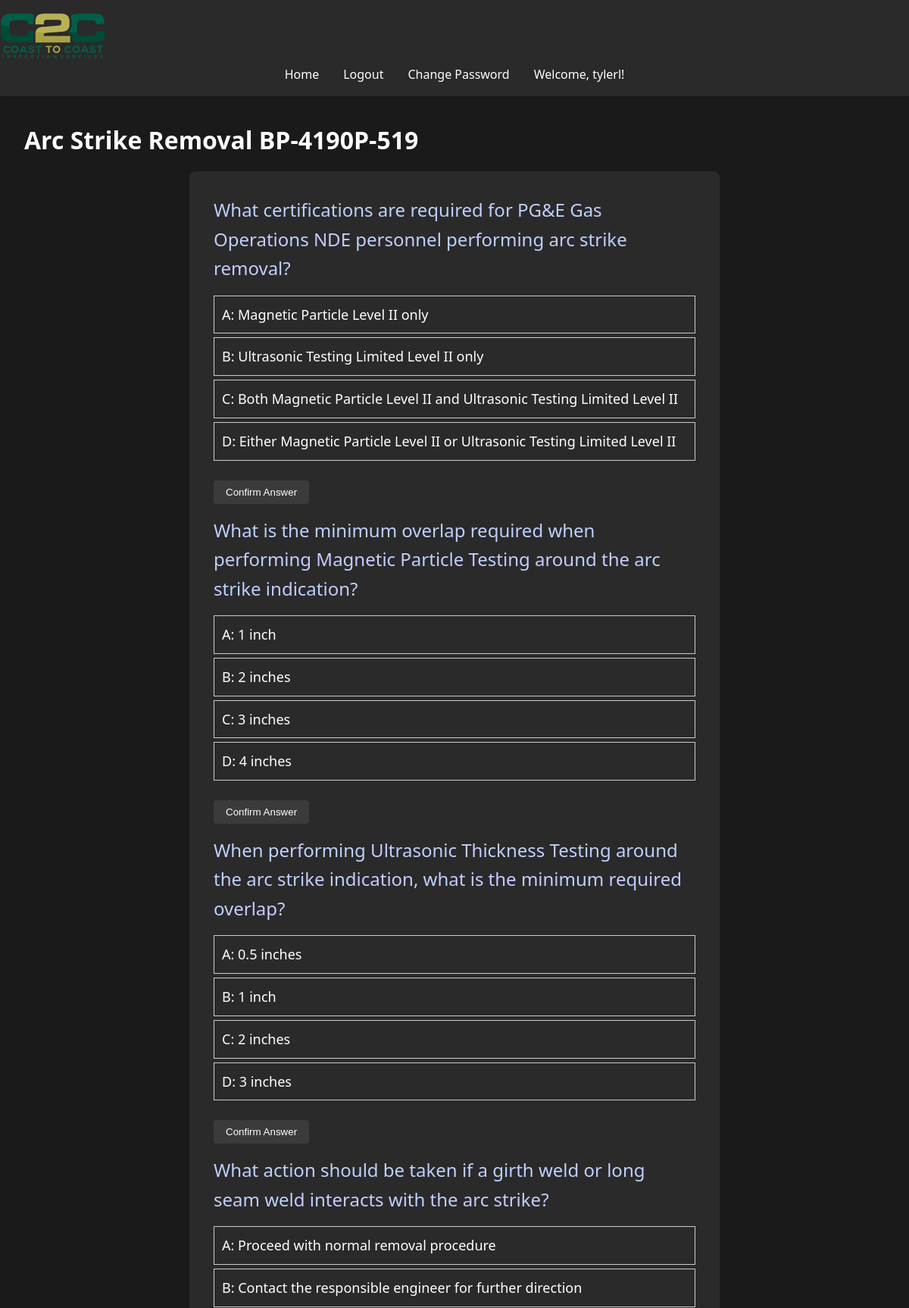
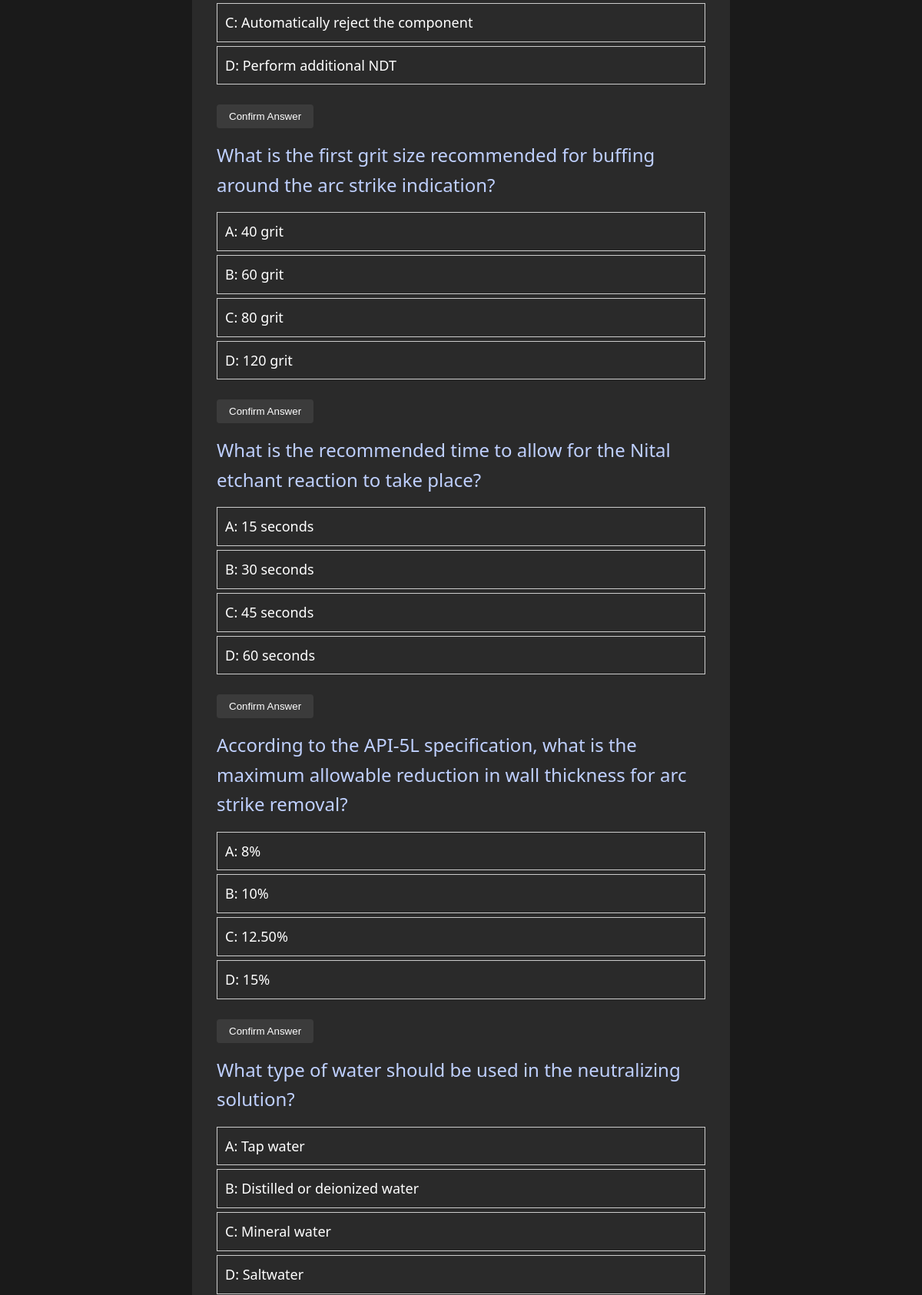
The page /take_exam/3 (signed in, upper part) on the database its author committed (2 pictures, top to bottom).
### models.py (models this page shows, shortened)
class User(UserMixin, db.Model):
    id = db.Column(db.Integer, primary_key=True)
    username = db.Column(db.String(80), unique=True, nullable=False)
    password = db.Column(db.String(120), nullable=False)
    is_admin = db.Column(db.Boolean, default=False)
    exam_results = db.relationship('ExamResult', back_populates='user', lazy=True, cascade="all, delete-orphan")
    accesses = db.relationship('ExamAccess', back_populates='user', lazy=True, cascade="all, delete-orphan")
    access_requests = db.relationship('ExamAccessRequest', back_populates='user', lazy=True, cascade="all, delete-orphan")

class Exam(db.Model):
    __tablename__ = 'exam'
    id = db.Column(db.Integer, primary_key=True)
    title = db.Column(db.String(100), nullable=False)
    question_count = db.Column(db.Integer, nullable=False, default=10)
    exam_results = relationship('ExamResult', back_populates='exam', cascade='all, delete-orphan')
    questions = relationship('Question', back_populates='exam', cascade='all, delete-orphan')
    accesses = db.relationship('ExamAccess', back_populates='exam', lazy=True, cascade="all, delete-orphan")
    access_requests = db.relationship('ExamAccessRequest', back_populates='exam', lazy=True, cascade="all, delete-orphan")

class Question(db.Model):
    __tablename__ = 'question'
    id = db.Column(db.Integer, primary_key=True)
    content = db.Column(db.String(500), nullable=False)
    option_a = db.Column(db.String(200), nullable=False)
    option_b = db.Column(db.String(200), nullable=False)
    option_c = db.Column(db.String(200), nullable=True)
    option_d = db.Column(db.String(200), nullable=True)
    correct_answer = db.Column(db.String(1), nullable=False)
    exam_id = db.Column(db.Integer, db.ForeignKey('exam.id'), nullable=False)
    exam = db.relationship('Exam', back_populates='questions')
    missed_questions = db.relationship('MissedQuestion', back_populates='question', lazy=True)

### app.py (the view, shortened to what this page needs)
@app.route('/take_exam/<int:exam_id>', methods=['GET', 'POST'])
@login_required
def take_exam(exam_id):
    exam_access = ExamAccess.query.filter_by(user_id=current_user.id, exam_id=exam_id).first()
    if not exam_access or not exam_access.is_accessible:
        flash('You do not have access to this exam.', 'error')
        return redirect(url_for('home'))
    exam = Exam.query.get_or_404(exam_id)
    if 'answers' not in session:
        session['answers'] = {}
    questions = exam.questions
    return render_template('take_exam.html',
                           exam=exam,
                           questions=questions,
                           answers=session['answers'])

### app.py (called while the page is built)
@app.before_request
def reset_session_on_navigation():
    exam_endpoints = ['take_exam', 'submit_exam']
    current_endpoint = request.endpoint
    if current_endpoint is None:
        return

@app.context_processor
def utility_processor():
    def format_pacific_time(utc_dt):
        pacific_time = utc_to_pacific(utc_dt)
        return pacific_time.strftime('%Y-%m-%d %I:%M:%S %p %Z')
    return dict(format_pacific_time=format_pacific_time)

@login_manager.user_loader
def load_user(user_id):
    return User.query.get(int(user_id))

@app.before_request
def manage_exam_session():
    if 'start_new_exam' in request.args:
        session.pop('answers', None)
        session.pop('current_index', None)
        session.pop('start_time', None)
    elif 'exam_submitted' in session and request.endpoint != 'exam_results':
        session.pop('answers', None)
        session.pop('current_index', None)
        session.pop('start_time', None)
        session.pop('exam_submitted', None)

### templates/take_exam.html (shortened to what this page needs)
{% extends "base.html" %}
{% block content %}
<div class="exam-container">
    <h1 class="exam-title">{{ exam.title }}</h1>
    <form method="POST">
        {% for question in questions %}
        <div class="question-card" id="question_{{ question.id }}" style="font-size: x-large;">
            <div class="question-text" style="color: rgb(191, 208, 255);"> {{ question.content }} </div>
            <div class="options" style="font-size: large;">
                {% for option in [('A', question.option_a), ('B', question.option_b),
                ('C', question.option_c), ('D', question.option_d)] %}
                {% if option[1] %}
                <div class="option" data-value="{{ option[0] }}" onclick="selectOption(this, {{ question.id }})">
                    {{ option[0] }}: {{ option[1] }}
                </div>
                {% endif %}
                {% endfor %}
            </div>
            <button type="button" class="btn btn-primary" style="display: inline-block; margin-top: 10px;"
                onclick="confirmAnswer({{ question.id }})">Confirm Answer</button>
        </div>
        {% endfor %}
    </form>
</div>
{% endblock %}

### templates/base.html (shortened to what this page needs)
<!DOCTYPE html>
<html lang="en">
<head>
    <link rel="stylesheet" href="{{ url_for('static', filename='css/style.css') }}">
</head>
<body>
    <header>
        <nav class="navbar">
            <a class="navbar-brand" href="{{ url_for('home') }}">
                <img src="{{ url_for('static', filename='images/logo.png') }}" alt="Logo" class="logo">
            </a>
            <ul class="navbar-nav">
                <li><a href="{{ url_for('home') }}">Home</a></li>
                {% if current_user.is_authenticated %}
                    <li><a href="{{ url_for('logout') }}">Logout</a></li>
                    <li><a href="{{ url_for('change_password') }}">Change Password</a></li>
                    <li class="user-welcome">
                        <span>Welcome, {{ current_user.username }}!</span>
                    </li>
                {% else %}
                    <li><a href="{{ url_for('login') }}">Login</a></li>
                    <li><a href="{{ url_for('register') }}">Register</a></li>
                {% endif %}
            </ul>
        </nav>
    </header>
    <main>
        {% block content %}{% endblock %}
    </main>
</body>
</html>

### static/css/style.css (style rules this page uses)
:root { --bg-primary: #1a1a1a; --bg-secondary: #2a2a2a; --text-primary: #ffffff; --text-secondary: #b3b3b3; --accent-color: #87c787; --error-color: #cf6679; --success-color: #03dac6; }
* { box-sizing: border-box; margin: 0; padding: 0; }
body { font-family: 'Segoe UI', Tahoma, Geneva, Verdana, sans-serif; line-height: 1.6; color: var(--text-primary); background-color: var(--bg-primary); min-height: 100vh; display: flex; flex-direction: column; }
header { background-color: var(--bg-secondary); padding: 1rem 0; box-shadow: 0 2px 4px rgba(0,0,0,0.1); }
nav ul { display: flex; justify-content: center; align-items: center; height: 100%; list-style-type: none; margin: 0; padding: 0; }
nav ul li { margin: 0 1rem; }
nav ul li a { color: var(--text-primary); text-decoration: none; font-weight: 500; transition: color 0.3s ease; }
main { flex: 1; padding: 2rem; max-width: 1200px; margin: 0 auto; width: 100%; }
h1, h2, h3 { margin-bottom: 1rem; color: var(--text-primary); }
a { color: var(--accent-color); text-decoration: none; transition: color 0.3s ease; }
form { background-color: var(--bg-secondary); padding: 2rem; border-radius: 8px; max-width: 700px; margin: 0 auto; }
form div { margin-bottom: 1rem; }
button { background-color: rgb(59, 59, 59); color: var(--text-primary); padding: 0.5rem 1rem; border: none; border-radius: 4px; cursor: pointer; transition: background-color 0.3s ease; }

### templates/take_exam.html (style rules this page uses)
.option { padding: 10px; border: 1px solid #ccc; cursor: pointer; margin-bottom: 5px; }

### rows shown on the page
User: username "tylerl"
Exam: title "Arc Strike Removal BP-4190P-519"
Question: content "What certifications are required for PG&E Gas Operations NDE personnel performing arc strike removal?", option "A", option_a "Magnetic Particle Level II only", option "B", option_b "Ultrasonic Testing Limited Level II only", correct_answer "C", option_c "Both Magnetic Particle Level II and Ultrasonic Testing Limited Level II", option "D", option_d "Either Magnetic Particle Level II or Ultrasonic Testing Limited Level II"
Question: content "What is the minimum overlap required when performing Magnetic Particle Testing around the arc strike indication?", option "A", option_a "1 inch", option "B", option_b "2 inches", correct_answer "C", option_c "3 inches", option "D", option_d "4 inches"
Question: content "When performing Ultrasonic Thickness Testing around the arc strike indication, what is the minimum required overlap?", option "A", option_a "0.5 inches", correct_answer "B", option_b "1 inch", option "C", option_c "2 inches", option "D", option_d "3 inches"
Question: content "What action should be taken if a girth weld or long seam weld interacts with the arc strike?", option "A", option_a "Proceed with normal removal procedure", correct_answer "B", option_b "Contact the responsible engineer for further direction", option "C", option_c "Automatically reject the component", option "D", option_d "Perform additional NDT"
Question: content "What is the first grit size recommended for buffing around the arc strike indication?", option "A", option_a "40 grit", option "B", option_b "60 grit", correct_answer "C", option_c "80 grit", option "D", option_d "120 grit"
Question: content "What is the recommended time to allow for the Nital etchant reaction to take place?", option "A", option_a "15 seconds", correct_answer "B", option_b "30 seconds", option "C", option_c "45 seconds", option "D", option_d "60 seconds"
Question: content "According to the API-5L specification, what is the maximum allowable reduction in wall thickness for arc strike removal?", option "A", option_a "8%", correct_answer "B", option_b "10%", option "C", option_c "12.50%", option "D", option_d "15%"
Question: content "What type of water should be used in the neutralizing solution?", option "A", option_a "Tap water", correct_answer "B", option_b "Distilled or deionized water", option "C", option_c "Mineral water", option "D", option_d "Saltwater"
